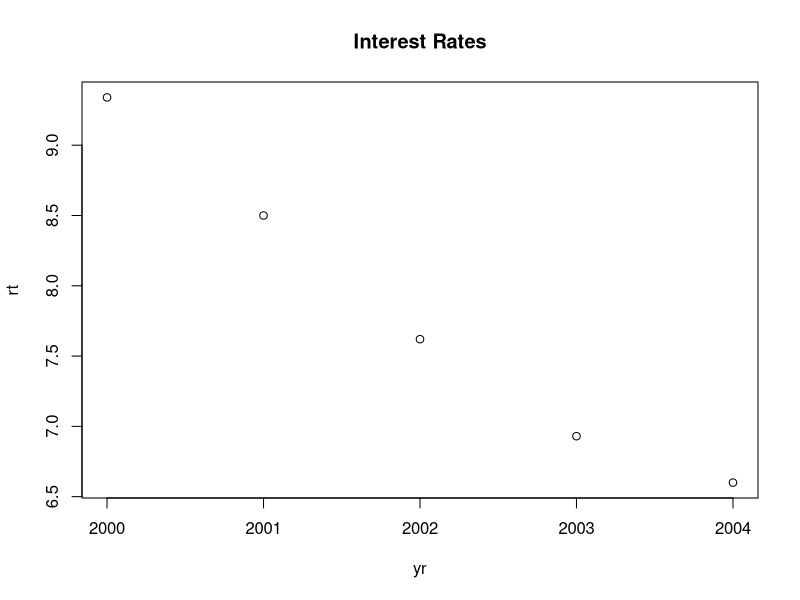

Write R code to recreate this figure.
#######################################################
#
#   regression.R
#   Example calculating linear least squares regression
#
#   Define data sets
yr <- c(2000,2001,2002,2003,2004)
rt <- c(9.34,8.50,7.62,6.93,6.60)

#   let's plot the data
plot(yr,rt,main="Interest Rates")
#   let's ensure data is linear by reviewing correlations
cor(yr,rt)

#   let's use the lm() to calculate least squares
#   The explantory/independent variables = yr (years)
#   The response/depedent variable = rt (rate)
#   fit <- lm(dependent var ~ independent var)
fit <- lm(rt ~ yr)
fit

#   Let's drill down further...
#   The object fit is a linear function with names
names(fit)

#   We are only interested in slope and intercept for 
#   calculating least squares
fit$coefficients[1] # intercept
fit$coefficients[2] # slope

